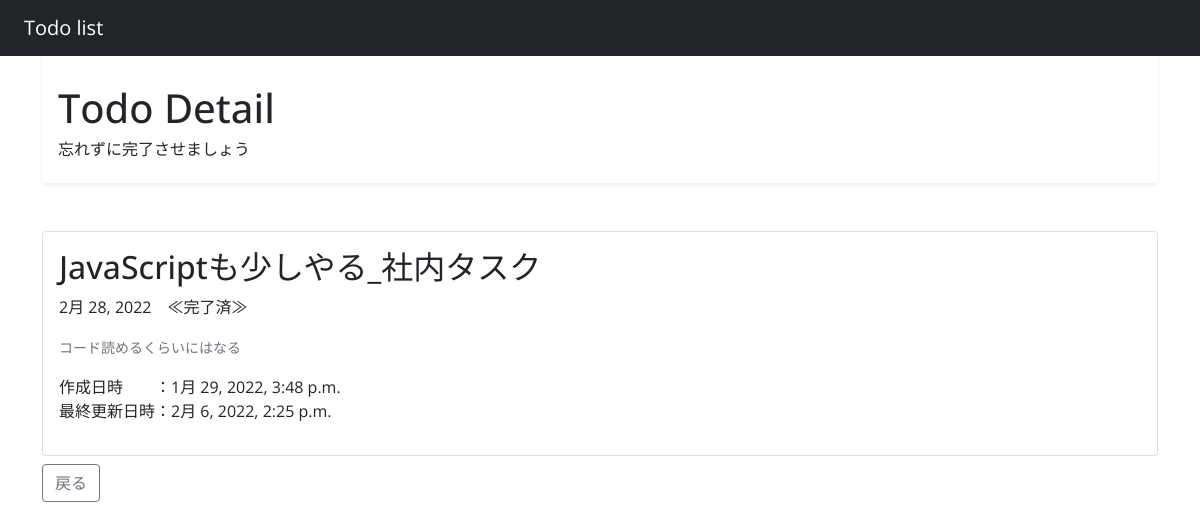
Screenshot of /detail/22 with the database file from the repository.
### todo/models.py (models this page shows, shortened)
class Todo(models.Model):
    title = models.CharField(
        "タスク名",
        max_length=30,
        help_text='【社名】を記載してください')
    description = models.TextField(
        "詳細",
        blank=True,
        help_text='作成物の対象期間や属性などの詳細を記入してください')
    deadline = models.DateField(
        "締切")
    category = models.ForeignKey(
        TodoCategory,
        on_delete=models.CASCADE,
        verbose_name="業務種別")
    status = models.ForeignKey(
        TodoStatus,
        on_delete=models.CASCADE,
        verbose_name="処理状況")
    created_at = models.DateTimeField(
        verbose_name="登録日時",
        auto_now_add=True)
    updated_at = models.DateTimeField(
        verbose_name="更新日時",
        auto_now=True
    )

class TodoCategory(models.Model):
    name = models.CharField(
        '業務種別',
        max_length=255,
        blank=True,
        null=True,
        unique=True)
    def __str__(self):
        return self.name

class TodoStatus(models.Model):
    name = models.CharField(
        '処理状況',
        max_length=255,
        blank=True,
        null=True,
        unique=True)
    def __str__(self):
        return self.name

### todo/views.py (the view)
# urls.py: path("detail/<int:pk>", TodoDetail.as_view(), name="detail"),
class TodoDetail(DetailView):
    model = Todo
    context_object_name = "task"
    def get_context_data(self, **kwargs):
        context = super().get_context_data(**kwargs)
        context['title_name'] = 'Todo Detail'
        context['message'] = '忘れずに完了させましょう'
        return context

### todo/templates/todo/todo_detail.html
{% extends 'todo/base.html' %}
{% block header %}
<h1><div class="mt-5">{{ title_name }}</div></h1>
<h6>{{ message }}</h6>
{% endblock header %}
{% block content %}
<div class="card">
    <div class="card-body">
        <h2>{{ task.title }}_{{ task.category }}</h2>
        <p>{{ task.deadline }}　≪{{ task.status }}≫</p>
        <p><small class="text-muted">{{ task.description }}</small></p>
        <p>
            作成日時　　：{{ task.created_at }}
            <br>
            最終更新日時：{{ task.updated_at }}
        </p>
    </div>
</div>
<a class="btn btn-outline-secondary mt-2" href="{% url 'list' %}" role="button">戻る</a>
{% endblock content %}

### todo/templates/todo/base.html (style rules this page uses)
body { padding-top: 20px; font-family: 'Open Sans', sans-serif; }

### rows the page displays
Todo: title "JavaScriptも少しやる", category "社内タスク", deadline "2月 28, 2022", status "完了済", description "コード読めるくらいにはなる", created_at "1月 29, 2022, 3:48 p.m.", updated_at "2月 6, 2022, 2:25 p.m."

### other values shown
{{ title_name }} "Todo Detail"
{{ message }} "忘れずに完了させましょう"
